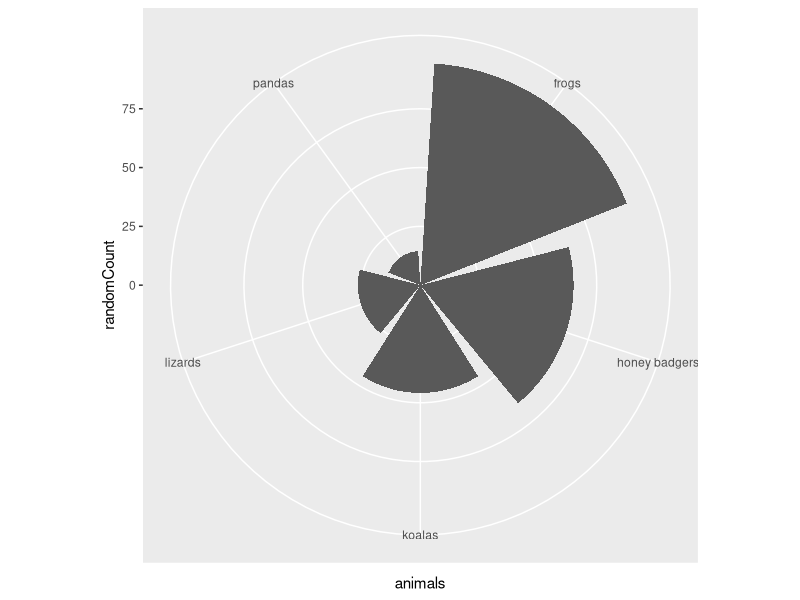

Source code (R):
require(ggplot2)

# random values
randomAnimals <- c("pandas", "frogs", "koalas", "lizards", "honey badgers")
randomCounts <- runif(5, 1, 100)

# create a table
myData <- data.frame(animals=randomAnimals,randomCount=randomCounts )
# alternatively you can read in data like
# myData <- read.csv("path/to/csv", header=TRUE)

# a simple plot - geom_col differs from geom_bar because you can 
# specify which x and y values you want
ggplot(data=myData ) + geom_col( aes(x= animals,y=randomCount) ) + coord_polar()

# OMG HOW COOL IS THAT ^^



